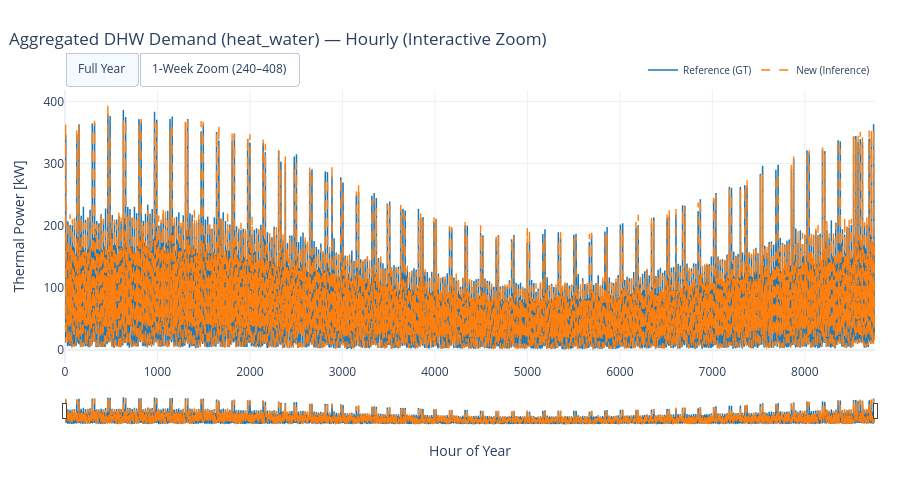

Here is the notebook cell this chart was saved with:
### Code cell
# Display the aggregated DHW Time series for both the 
# reference and the new .h5 files
dmd_ref = pd.read_hdf(path_to_Reference, key="/urbs_in/demand")
dmd_new = pd.read_hdf(path_2_NEW, key="/urbs_in/demand")

dhw_ref = dmd_ref.loc[:, dmd_ref.columns.get_level_values(1).str.startswith("water_heat")].sum(axis=1)
dhw_new = dmd_new.loc[:, dmd_new.columns.get_level_values(1).str.startswith("water_heat")].sum(axis=1)

plot_feature_comparison(
    dhw_ref, dhw_new,
    title="Aggregated DHW Demand (heat_water)",
    ylabel="Thermal Power [kW]",
    zoom_start=240,
    is_power_kw=True,
)

### Figure 1 — Plotly figure (JSON) as saved in the notebook; plotly's stock layout.template omitted (floating-point values rounded to 4 significant figures; data arrays with more than 128 entries replaced by an {"elided": "..."} marker saying what was removed)
{"data": [{"hovertemplate": "Ref: %{y:.4f}<extra></extra>", "line": {"color": "#1f77b4", "width": 1.5}, "mode": "lines", "name": "Reference (GT)", "type": "scatter", "x": {"elided": "8760 int values"}, "y": {"elided": "8760 float values"}}, {"hovertemplate": "New: %{y:.4f}<extra></extra>", "line": {"color": "#ff7f0e", "dash": "dash", "width": 1.4}, "mode": "lines", "name": "New (Inference)", "type": "scatter", "x": {"elided": "8760 int values"}, "y": {"elided": "8760 float values"}}], "layout": {"dragmode": "zoom", "height": 480, "hovermode": "x unified", "legend": {"font": {"size": 10}, "orientation": "h", "x": 1, "xanchor": "right", "y": 1.02, "yanchor": "bottom"}, "margin": {"b": 55, "l": 65, "r": 25, "t": 90}, "title": {"text": "Aggregated DHW Demand (heat_water) — Hourly (Interactive Zoom)", "x": 0.01, "xanchor": "left"}, "updatemenus": [{"buttons": [{"args": [{"xaxis.range": [0, 8759], "yaxis.autorange": true}], "label": "Full Year", "method": "relayout"}, {"args": [{"xaxis.range": [240, 408], "yaxis.autorange": true}], "label": "1-Week Zoom (240–408)", "method": "relayout"}], "direction": "right", "showactive": true, "type": "buttons", "x": 0, "xanchor": "left", "y": 1.14, "yanchor": "top"}], "xaxis": {"range": [0, 8759], "rangeslider": {"thickness": 0.09, "visible": true}, "title": {"text": "Hour of Year"}}, "yaxis": {"fixedrange": false, "title": {"text": "Thermal Power [kW]"}}}}
